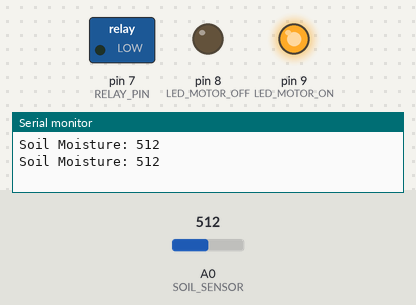
Simulated run of this sketch. Board: Arduino Uno, built with avr-gcc and run on an emulated ATmega328P. Shown: switched loads named in the sketch (green lamp = pin HIGH), output pins drawn as LEDs (lit = HIGH), the last lines printed to the serial monitor. The test bench sets the inputs (shaded band); at power-on: A0 (SOIL_SENSOR) = 512.

Above: at 1.8 s.
1.9 s: A0 (SOIL_SENSOR) set to 492
At 3.2 s:
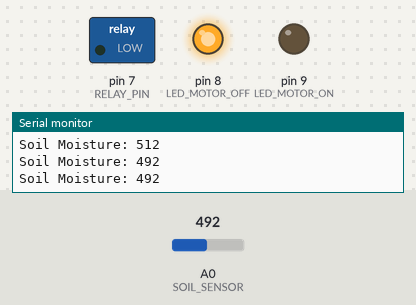
3.5 s: A0 (SOIL_SENSOR) set to 510
At 4.7 s:
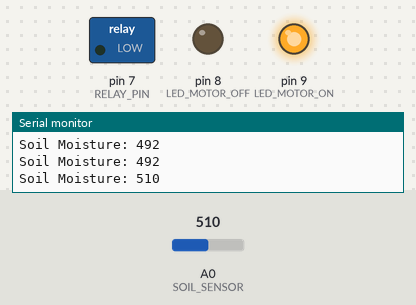
5.5 s: A0 (SOIL_SENSOR) set to 490
At 6.3 s:
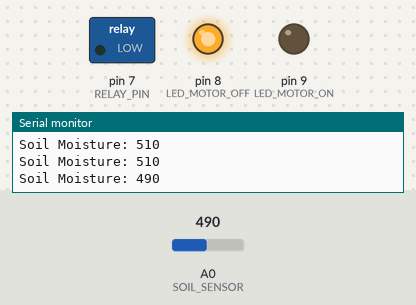
Timing chart, 0 to 8.5 s (numbered marks = the images above; inputs shaded):
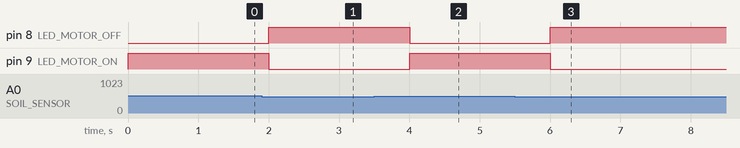

The sketch:

automatic_irrigation_system.ino
```cpp
#define SOIL_SENSOR A0
#define RELAY_PIN 7
#define LED_MOTOR_OFF 8
#define LED_MOTOR_ON 9

int moistureThreshold = 500;

void setup() {
  pinMode(LED_MOTOR_OFF, OUTPUT);
  pinMode(LED_MOTOR_ON, OUTPUT);

  // Relay initially OFF → make pin INPUT (high impedance)
  pinMode(RELAY_PIN, INPUT);

  digitalWrite(LED_MOTOR_OFF, HIGH);
  digitalWrite(LED_MOTOR_ON, LOW);

  Serial.begin(9600);
}

void loop() {
  int moistureValue = analogRead(SOIL_SENSOR);

  Serial.print("Soil Moisture: ");
  Serial.println(moistureValue);

  // Soil DRY → Motor ON
  if (moistureValue > moistureThreshold) {

    pinMode(RELAY_PIN, OUTPUT);
    digitalWrite(RELAY_PIN, LOW);     // Relay ON

    digitalWrite(LED_MOTOR_ON, HIGH);
    digitalWrite(LED_MOTOR_OFF, LOW);
  }
  // Soil WET → Motor OFF
  else {

    pinMode(RELAY_PIN, INPUT);        // Relay OFF (no current draw)

    digitalWrite(LED_MOTOR_ON, LOW);
    digitalWrite(LED_MOTOR_OFF, HIGH);
  }

  delay(1000);
}
```

Measured:
- the behaviour switches between 501 and 500 on A0 (SOIL_SENSOR) (found by bisection; images 0 and 1)
- after the input at 1.9 s, pin 8 (LED_MOTOR_OFF): LOW → HIGH after 0.10 s; pin 9 (LED_MOTOR_ON): HIGH → LOW after 0.10 s
- after the input at 3.5 s, pin 8 (LED_MOTOR_OFF): HIGH → LOW after 0.50 s; pin 9 (LED_MOTOR_ON): LOW → HIGH after 0.50 s
- after the input at 5.5 s, pin 8 (LED_MOTOR_OFF): LOW → HIGH after 0.50 s; pin 9 (LED_MOTOR_ON): HIGH → LOW after 0.50 s
